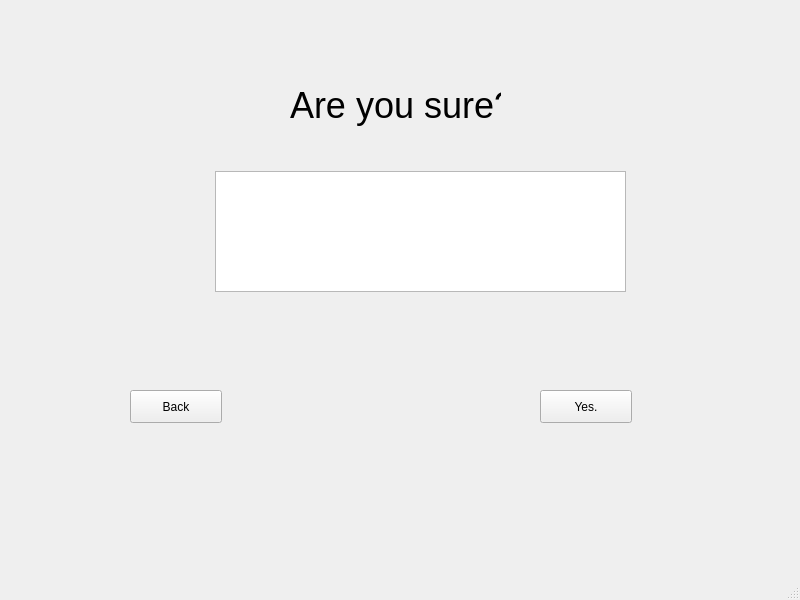
<?xml version="1.0" encoding="UTF-8"?>
<ui version="4.0">
 <class>MainWindow</class>
 <widget class="QMainWindow" name="MainWindow">
  <property name="geometry">
   <rect>
    <x>0</x>
    <y>0</y>
    <width>800</width>
    <height>600</height>
   </rect>
  </property>
  <property name="windowTitle">
   <string>MainWindow</string>
  </property>
  <widget class="QWidget" name="centralwidget">
   <widget class="QStackedWidget" name="stackedWidget">
    <property name="geometry">
     <rect>
      <x>30</x>
      <y>10</y>
      <width>731</width>
      <height>521</height>
     </rect>
    </property>
    <property name="currentIndex">
     <number>1</number>
    </property>
    <widget class="QWidget" name="createClient">
     <widget class="QLabel" name="label">
      <property name="geometry">
       <rect>
        <x>221</x>
        <y>30</y>
        <width>291</width>
        <height>61</height>
       </rect>
      </property>
      <property name="font">
       <font>
        <pointsize>30</pointsize>
       </font>
      </property>
      <property name="text">
       <string>Add new Client</string>
      </property>
     </widget>
     <widget class="QLabel" name="label_2">
      <property name="geometry">
       <rect>
        <x>21</x>
        <y>160</y>
        <width>111</width>
        <height>23</height>
       </rect>
      </property>
      <property name="text">
       <string>Name</string>
      </property>
     </widget>
     <widget class="QLabel" name="label_3">
      <property name="geometry">
       <rect>
        <x>20</x>
        <y>250</y>
        <width>62</width>
        <height>23</height>
       </rect>
      </property>
      <property name="text">
       <string>Phone No.</string>
      </property>
     </widget>
     <widget class="QLabel" name="label_4">
      <property name="geometry">
       <rect>
        <x>20</x>
        <y>330</y>
        <width>62</width>
        <height>23</height>
       </rect>
      </property>
      <property name="text">
       <string>Info</string>
      </property>
     </widget>
     <widget class="QPushButton" name="pushButtonNext">
      <property name="geometry">
       <rect>
        <x>520</x>
        <y>330</y>
        <width>141</width>
        <height>71</height>
       </rect>
      </property>
      <property name="text">
       <string>Submit</string>
      </property>
     </widget>
     <widget class="QLineEdit" name="lineEditName">
      <property name="geometry">
       <rect>
        <x>210</x>
        <y>150</y>
        <width>241</width>
        <height>35</height>
       </rect>
      </property>
     </widget>
     <widget class="QTextEdit" name="textEditInfo">
      <property name="geometry">
       <rect>
        <x>210</x>
        <y>330</y>
        <width>241</width>
        <height>75</height>
       </rect>
      </property>
     </widget>
     <widget class="QLineEdit" name="lineEditPhone">
      <property name="geometry">
       <rect>
        <x>210</x>
        <y>240</y>
        <width>241</width>
        <height>35</height>
       </rect>
      </property>
     </widget>
     <widget class="QPushButton" name="pushButtonBackNewClient">
      <property name="geometry">
       <rect>
        <x>50</x>
        <y>450</y>
        <width>91</width>
        <height>21</height>
       </rect>
      </property>
      <property name="text">
       <string>Back</string>
      </property>
     </widget>
    </widget>
    <widget class="QWidget" name="confirmClient">
     <widget class="QLabel" name="label_5">
      <property name="geometry">
       <rect>
        <x>260</x>
        <y>60</y>
        <width>211</width>
        <height>71</height>
       </rect>
      </property>
      <property name="font">
       <font>
        <pointsize>27</pointsize>
       </font>
      </property>
      <property name="text">
       <string>Are you sure?</string>
      </property>
     </widget>
     <widget class="QPushButton" name="pushButtonConfirm">
      <property name="geometry">
       <rect>
        <x>510</x>
        <y>380</y>
        <width>92</width>
        <height>33</height>
       </rect>
      </property>
      <property name="text">
       <string>Yes.</string>
      </property>
     </widget>
     <widget class="QPushButton" name="pushButtonBack">
      <property name="geometry">
       <rect>
        <x>100</x>
        <y>380</y>
        <width>92</width>
        <height>33</height>
       </rect>
      </property>
      <property name="text">
       <string>Back</string>
      </property>
     </widget>
     <widget class="QTextBrowser" name="textBrowserConfirmClientInfo">
      <property name="geometry">
       <rect>
        <x>185</x>
        <y>161</y>
        <width>411</width>
        <height>121</height>
       </rect>
      </property>
     </widget>
    </widget>
   </widget>
  </widget>
  <widget class="QMenuBar" name="menubar">
   <property name="geometry">
    <rect>
     <x>0</x>
     <y>0</y>
     <width>800</width>
     <height>29</height>
    </rect>
   </property>
  </widget>
  <widget class="QStatusBar" name="statusbar"/>
 </widget>
 <resources/>
 <connections/>
</ui>
